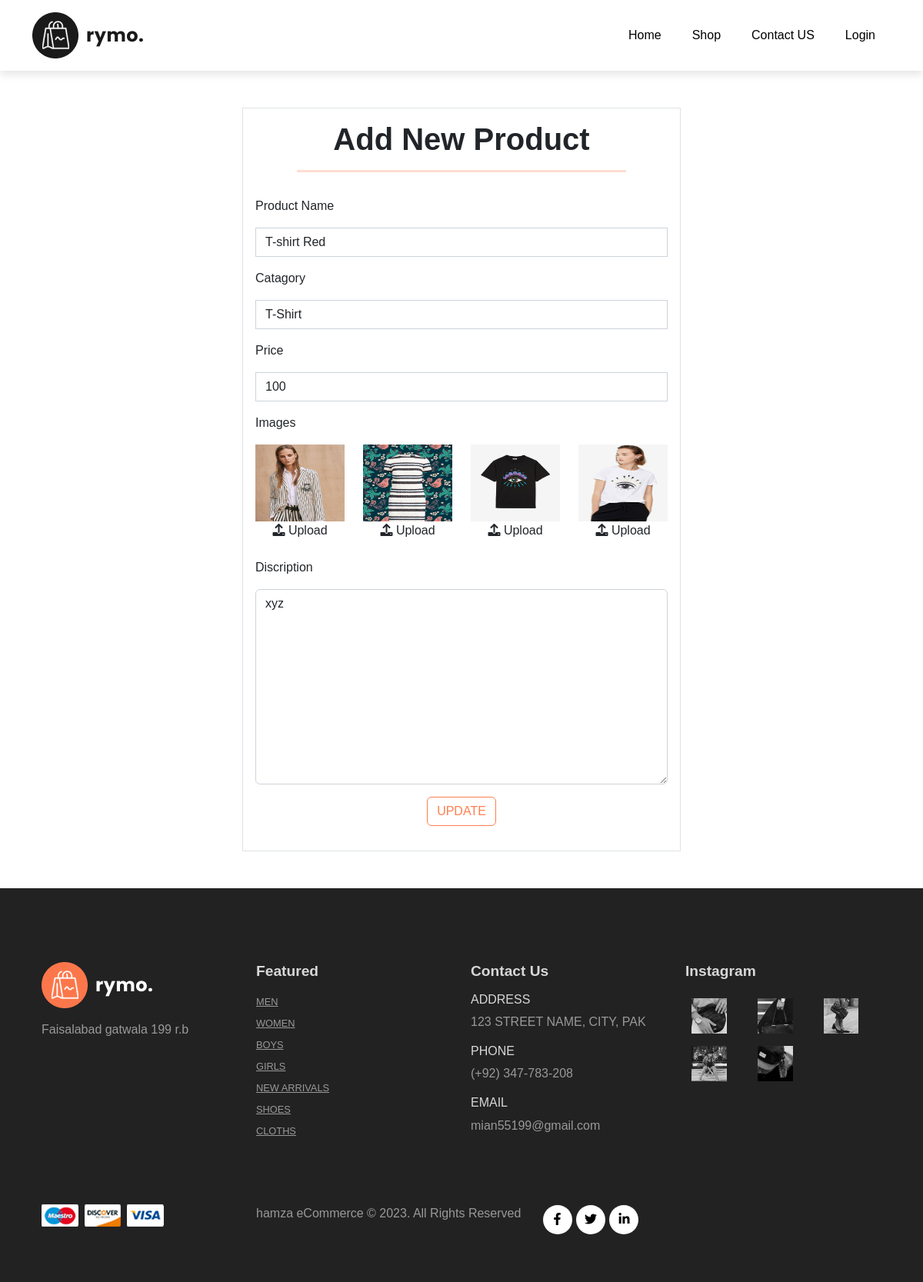
The page /edit/3 on the database its author committed.
### home/models.py (models this page shows)
class products(models.Model):
    name = models.CharField(max_length=100)
    price = models.IntegerField()
    discription = models.TextField()
    img = models.ImageField(upload_to='images/')
    img2 = models.ImageField(upload_to='images/',null=True,blank=True)
    img3 = models.ImageField(upload_to='images/',null=True,blank=True)
    img4 = models.ImageField(upload_to='images/',null=True,blank=True)
    catagory = models.CharField(max_length=100)
    disable = models.BooleanField(default= False)

### home/views.py (the view)
# urls.py: path('edit/<int:id>', views.edit, name='edit'),
@cache_control(no_chache=True,must_revalidate=True,no_store=True)
def edit(request, id):
    if request.method == 'POST':
        add = products.objects.get(id=id)
        form = productForm(request.POST, request.FILES, instance=add)
        form.save()
        return redirect('manage_products')
    else:
        add = products.objects.get(id=id)
        return render(request, 'edit.html', {'add' : add})

### home/templates/edit.html (shortened to what this page needs)
{% extends 'home.html'%}
{% load static %}
{% static "images" as baseUrl %}
{% block bootstrap %}
<link href="https://cdn.jsdelivr.net/npm/bootstrap@5.2.0/dist/css/bootstrap.min.css" rel="stylesheet">
{% endblock bootstrap %}
{% block content %}
<div class="container mt-5">
    <div class="row justify-content-center mb-5">
        <div class="col-lg-6 col-md-8 col-10 border p-3">
            <h1 class="text-center">Add New Product</h1>
            <hr class="mx-auto" style="width: 80%; color: coral;">
            <form action="/edit/{{add.id}}" method="post" enctype="multipart/form-data">
                <div>
                    <label for="name" class="form-label my-3">Product Name</label>
                    <input value="{{add.name}}" required type="text" name="name" class="form-control cft1" placeholder="Enter Product Name"  >
                </div>
                <div>
                    <label for="name" class="form-label my-3">Catagory</label>
                    <select name="catagory" class="form-control cft1" id="#">
                        <option selected>{{add.catagory}}</option>
                    </select>
                </div>
                <div>
                    <label for="price" class="form-lable my-3">Price</label>
                    <input value="{{add.price}}" required type="number" min="0" step="1" name="price" class="form-control cft1" placeholder="Entar Price">
                </div>
                <div>
                    <label for="#" class="form-label my-3">Images</label>
                </div>
                <div class="row" id="row">
                    <div class="col-3">
                        <div  id="preview"><img src="{{add.img.url}}" class="manage_img1" alt="img"></div>
                        <div class="upload-btn text-center" id="upload-btn">
                            <label for="image_input" class="upload-label" id="upload-label">  <i class="fa-sharp fa-solid fa-upload"></i> Upload</label>
                        </div>
                    </div>
                    <div class="col-3">
                        <div id="preview2" >{% if add.img2 %}<img src="{{add.img2.url}}" class="manage_img1" alt="img">{% endif %}</div>
                        <div class="upload-btn text-center" id="upload-btn">
                            <label for="image_input2" class="upload-label" id="upload-label">  <i class="fa-sharp fa-solid fa-upload"></i> Upload</label>
                        </div>
                    </div>
                    <div class="col-3">
                        <div id="preview3" >{% if add.img3 %}<img src="{{add.img3.url}}" class="manage_img1" alt="img">{% endif %}</div>
                        <div class="upload-btn text-center" id="upload-btn">
                            <label for="image_input3" class="upload-label" id="upload-label">  <i class="fa-sharp fa-solid fa-upload"></i> Upload</label>
                        </div>
                    </div>
                    <div class="col-3">
                        <div id="preview4" >{% if add.img4 %}<img src="{{add.img4.url}}" class="manage_img1" alt="img">{% endif %}</div>
                        <div class="upload-btn text-center" id="upload-btn">
                            <label for="image_input4" class="upload-label" id="upload-label">  <i class="fa-sharp fa-solid fa-upload"></i> Upload</label>
                        </div>
                    </div>
                </div>
                <div>
                    <label for="#" class="form-label my-3">Discription</label>
                    <textarea class="form-control" name="discription" id="exampleFormControlTextarea1" placeholder="Enter More Details" rows="10" >{{add.discription}}</textarea>
                </div>
                <div class="justify-content-center">
                  <div class="col-12 text-center">
                      <button class="btn cb1 my-3" >UPDATE</button>
                  </div>
                </div>
              </form>
        </div>
    </div>
</div>
{% endblock content %}

### home/static/style.css (style rules this page uses)
* { margin: 0; padding: 0; box-sizing: border-box; }
html { scroll-behavior: smooth; }
body { font-family: "Poppins", sans-serif; }
h1 { font-size: 2.5rem; font-weight: 700; }
button { font-size: 0.8rem; font-weight: 700; outline: none; border: none; background-color: #1d1d1d; color: aliceblue; padding: 13px 30px; text-transform: uppercase; transition: 0.3s ease; }
hr { width: 30px; height: 2px; background-color: #fb774b; }
.cb1 { color: coral; border: 1px solid coral; }
.manage_img1 { width: 100%; height: 100px; }
.cft1 { border-radius: 0%; }

### home/templates/edit.html (style rules this page uses)
#upload-label { cursor: pointer; justify-content: center; text-align: center; }
.manage_img1 { width: 100%; height: 100px; }

### rows shown on the page
products: name "T-shirt Red", catagory "T-Shirt", price "100", img (picture), img2 (picture), img3 (picture), img4 (picture), discription "xyz"
